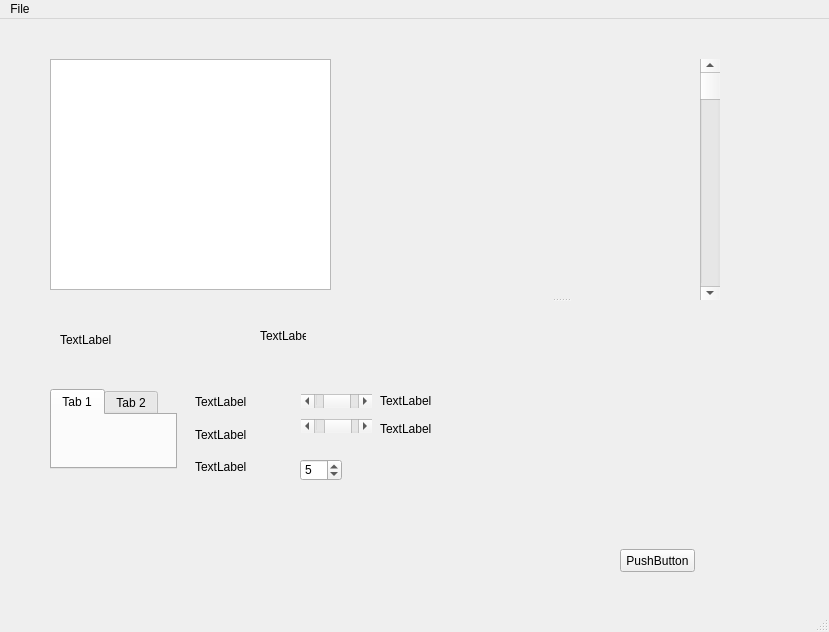
<?xml version="1.0" encoding="UTF-8"?>
<ui version="4.0">
 <class>Viewer</class>
 <widget class="QMainWindow" name="Viewer">
  <property name="geometry">
   <rect>
    <x>0</x>
    <y>0</y>
    <width>829</width>
    <height>632</height>
   </rect>
  </property>
  <property name="windowTitle">
   <string>Viewer</string>
  </property>
  <widget class="QWidget" name="centralwidget">
   <widget class="QTextBrowser" name="textBrowser">
    <property name="geometry">
     <rect>
      <x>50</x>
      <y>40</y>
      <width>281</width>
      <height>231</height>
     </rect>
    </property>
   </widget>
   <widget class="QTabWidget" name="tabWidget">
    <property name="geometry">
     <rect>
      <x>50</x>
      <y>370</y>
      <width>127</width>
      <height>80</height>
     </rect>
    </property>
    <property name="currentIndex">
     <number>0</number>
    </property>
    <widget class="QWidget" name="tab">
     <attribute name="title">
      <string>Tab 1</string>
     </attribute>
    </widget>
    <widget class="QWidget" name="tab_2">
     <attribute name="title">
      <string>Tab 2</string>
     </attribute>
    </widget>
   </widget>
   <widget class="QLabel" name="label">
    <property name="geometry">
     <rect>
      <x>60</x>
      <y>310</y>
      <width>171</width>
      <height>21</height>
     </rect>
    </property>
    <property name="text">
     <string>TextLabel</string>
    </property>
   </widget>
   <widget class="QScrollBar" name="verticalScrollBar">
    <property name="geometry">
     <rect>
      <x>700</x>
      <y>40</y>
      <width>20</width>
      <height>241</height>
     </rect>
    </property>
    <property name="orientation">
     <enum>Qt::Vertical</enum>
    </property>
   </widget>
   <widget class="QSplitter" name="splitter">
    <property name="geometry">
     <rect>
      <x>430</x>
      <y>40</y>
      <width>261</width>
      <height>481</height>
     </rect>
    </property>
    <property name="orientation">
     <enum>Qt::Vertical</enum>
    </property>
    <widget class="QVTKWidget" name="qvtkWidget"/>
    <widget class="QVTKWidget" name="qvtkWidget_2"/>
   </widget>
   <widget class="QPushButton" name="pushButton">
    <property name="geometry">
     <rect>
      <x>620</x>
      <y>530</y>
      <width>75</width>
      <height>23</height>
     </rect>
    </property>
    <property name="text">
     <string>PushButton</string>
    </property>
   </widget>
   <widget class="QLabel" name="label_2">
    <property name="geometry">
     <rect>
      <x>260</x>
      <y>310</y>
      <width>46</width>
      <height>13</height>
     </rect>
    </property>
    <property name="text">
     <string>TextLabel</string>
    </property>
   </widget>
   <widget class="QSpinBox" name="spinBox">
    <property name="geometry">
     <rect>
      <x>300</x>
      <y>440</y>
      <width>42</width>
      <height>22</height>
     </rect>
    </property>
    <property name="value">
     <number>5</number>
    </property>
   </widget>
   <widget class="QWidget" name="layoutWidget">
    <property name="geometry">
     <rect>
      <x>195</x>
      <y>370</y>
      <width>101</width>
      <height>91</height>
     </rect>
    </property>
    <layout class="QVBoxLayout" name="verticalLayout">
     <item>
      <widget class="QLabel" name="label_3">
       <property name="text">
        <string>TextLabel</string>
       </property>
      </widget>
     </item>
     <item>
      <widget class="QLabel" name="label_4">
       <property name="text">
        <string>TextLabel</string>
       </property>
      </widget>
     </item>
     <item>
      <widget class="QLabel" name="label_5">
       <property name="text">
        <string>TextLabel</string>
       </property>
      </widget>
     </item>
    </layout>
   </widget>
   <widget class="QWidget" name="layoutWidget">
    <property name="geometry">
     <rect>
      <x>380</x>
      <y>370</y>
      <width>51</width>
      <height>51</height>
     </rect>
    </property>
    <layout class="QVBoxLayout" name="verticalLayout_2">
     <item>
      <widget class="QLabel" name="label_6">
       <property name="text">
        <string>TextLabel</string>
       </property>
      </widget>
     </item>
     <item>
      <widget class="QLabel" name="label_7">
       <property name="text">
        <string>TextLabel</string>
       </property>
      </widget>
     </item>
    </layout>
   </widget>
   <widget class="QWidget" name="layoutWidget">
    <property name="geometry">
     <rect>
      <x>301</x>
      <y>370</y>
      <width>71</width>
      <height>51</height>
     </rect>
    </property>
    <layout class="QVBoxLayout" name="verticalLayout_3">
     <item>
      <widget class="QScrollBar" name="horizontalScrollBar">
       <property name="minimum">
        <number>1</number>
       </property>
       <property name="maximum">
        <number>5</number>
       </property>
       <property name="pageStep">
        <number>2</number>
       </property>
       <property name="value">
        <number>3</number>
       </property>
       <property name="orientation">
        <enum>Qt::Horizontal</enum>
       </property>
      </widget>
     </item>
     <item>
      <widget class="QScrollBar" name="horizontalScrollBar_2">
       <property name="minimum">
        <number>1</number>
       </property>
       <property name="maximum">
        <number>50</number>
       </property>
       <property name="singleStep">
        <number>1</number>
       </property>
       <property name="pageStep">
        <number>10</number>
       </property>
       <property name="value">
        <number>30</number>
       </property>
       <property name="orientation">
        <enum>Qt::Horizontal</enum>
       </property>
      </widget>
     </item>
    </layout>
   </widget>
  </widget>
  <widget class="QMenuBar" name="menubar">
   <property name="geometry">
    <rect>
     <x>0</x>
     <y>0</y>
     <width>829</width>
     <height>21</height>
    </rect>
   </property>
   <widget class="QMenu" name="menuFile">
    <property name="title">
     <string>File</string>
    </property>
    <addaction name="actionOpen"/>
    <addaction name="separator"/>
    <addaction name="actionExit"/>
   </widget>
   <addaction name="menuFile"/>
  </widget>
  <widget class="QStatusBar" name="statusbar"/>
  <action name="actionOpen">
   <property name="text">
    <string>Open</string>
   </property>
  </action>
  <action name="actionExit">
   <property name="text">
    <string>Exit</string>
   </property>
  </action>
 </widget>
 <customwidgets>
  <customwidget>
   <class>QVTKWidget</class>
   <extends>QWidget</extends>
   <header>QVTKWidget.h</header>
  </customwidget>
 </customwidgets>
 <resources/>
 <connections/>
</ui>
